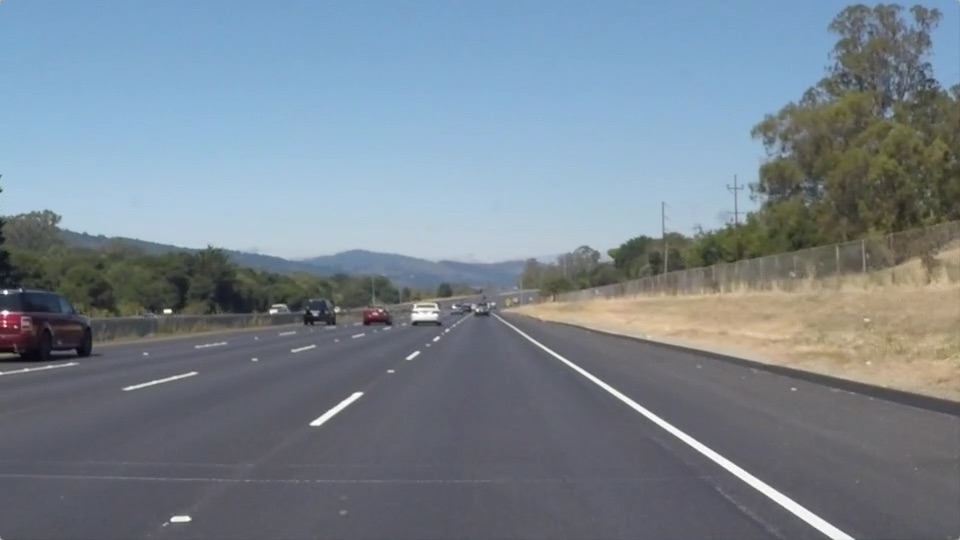
#> input picture Lab3/data/road.jpg, 960 x 540 px, found by its file name
$ python lab3.py
#> lines starting #> are read from the running program, lines starting #| are printed output that depends on the picture; after the words box and inside, x2 and y2 are one past the last pixel; in counts of white or black regions, pixels touching at a corner belong together
#> further down, img is the input picture: shape (540, 960, 3); mean B, G, R 143.7, 132.6, 120.3
import cv2
import numpy as np


# Функція для обробки кадру
def process_image(frame):
    # Зміна розміру кадру
    frame = cv2.resize(frame, (400, 508))

    # Перетворення кадру в градації сірого
    grayscale = cv2.cvtColor(frame, cv2.COLOR_BGR2GRAY)
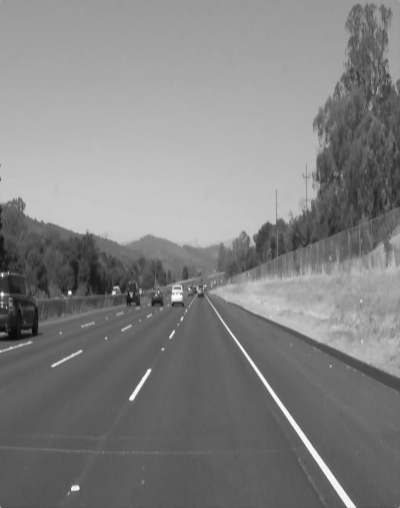
#> grayscale: shape (508, 400); min 8, max 254, mean 130

    # Застосування Гауссівського розмиття
    kernel_size = 5
    blur = cv2.GaussianBlur(grayscale, (kernel_size, kernel_size), 0)

    # Визначення країв за допомогою алгоритму Кенні
    low_t = 50
    high_t = 150
    edges = cv2.Canny(blur, low_t, high_t)
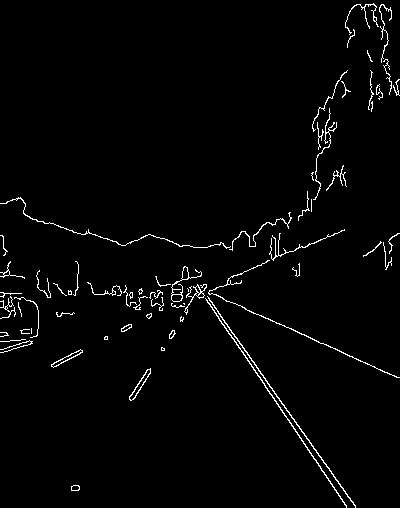
#> edges: shape (508, 400); 2.1% white in thin lines or dots

    # Створення маски для виділення регіону інтересу
    vertices = np.array(
        [
            [
                (0, frame.shape[0]),
                (0, 350),
                (100, 300),
                (frame.shape[1], 160),
                (frame.shape[1], frame.shape[0])
            ]
        ], dtype=np.int32
    )

    # Застосування маски до кадру
    mask = np.zeros_like(edges)
    ignore_mask_color = 255
    cv2.fillPoly(mask, vertices, ignore_mask_color)
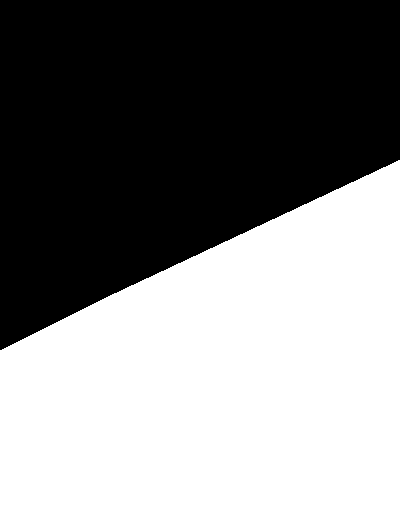
#> mask: shape (508, 400); 50% white; 1 black region, box (x1, y1, x2, y2) and area: (0, 0, 400, 350) 101550
    masked_edges = cv2.bitwise_and(edges, mask)
#> masked_edges: shape (508, 400); 1.2% white in thin lines or dots, all inside (x1, y1, x2, y2) = (0, 185, 400, 508)

    # Використання перетворення Хафа для пошуку ліній
    rho = 3
    theta = np.pi / 180
    threshold = 100
    min_line_len = 75
    max_line_gap = 60
    lines = cv2.HoughLinesP(masked_edges, rho, theta, threshold, np.array([]), minLineLength=min_line_len, maxLineGap=max_line_gap)
#> lines = 15 rows, first 6: [183, 267, 353, 502], [184, 266, 346, 507], [191, 286, 397, 377], [147, 314, 299, 246], [53, 363, 328, 234], [186, 267, 347, 496]

    # Малювання ліній на кадрі
    draw_lines(frame, lines)

    return frame

# Функція для малювання ліній на кадрі
def draw_lines(frame, lines, color=[0, 165, 255], thickness=7):
#> called with lines = array of shape (15, 1, 4), thickness = 7
    if lines is None:
        return

    # Ініціалізація списків для координат лівих та правих ліній
    left_line_x = []
    left_line_y = []
    right_line_x = []
    right_line_y = []

    # Перебір усіх ліній для визначення їх нахилу та класифікації
    for line in lines:
        for x1, y1, x2, y2 in line:
            if x2 - x1 == 0:  # Перевірка на вертикальність лінії
                continue
            slope = (y2 - y1) / (x2 - x1)  # Обчислення нахилу

            # Відкидання ліній, які мають надто малий нахил
            if abs(slope) < 0.5:
                continue

            # Класифікація ліній на ліві та праві
            if slope <= 0:
                left_line_x.extend([x1, x2])
                left_line_y.extend([y1, y2])
            else:
                right_line_x.extend([x1, x2])
                right_line_y.extend([y1, y2])
#> this loop made 15 passes
#> line on passes 1 to 12: [[183, 267, 353, 502]], [[184, 266, 346, 507]], [[191, 286, 397, 377]], [[147, 314, 299, 246]], [[53, 363, 328, 234]], [[186, 267, 347, 496]], [[178, 281, 310, 337]], [[160, 305, 299, 265]], [[132, 399, 227, 247]], [[130, 399, 225, 246]], [[223, 245, 311, 203]], [[152, 306, 266, 262]]
#> after the loop, left_line_x = [132, 227, 130, 225, 54, 197]; left_line_y = [399, 247, 399, 246, 366, 284]; right_line_x = [183, 353, 184, 346, 186, 347]; right_line_y = [267, 502, 266, 507, 267, 496]

    # Визначення мінімальної та максимальної координати y для малювання ліній
    min_y = frame.shape[0] * (2.8 / 5)
#> min_y = 284.5
    max_y = frame.shape[0]
#> max_y = 508

    # Малювання лівої лінії, якщо вона була знайдена
    if len(left_line_x) > 0 and len(left_line_y) > 0:
        poly_left = np.poly1d(np.polyfit(left_line_y, left_line_x, deg=1))
        left_x_start = int(poly_left(max_y))
#> left_x_start = 18
        left_x_end = int(poly_left(min_y))
#> left_x_end = 190
        cv2.line(frame, (left_x_start, int(max_y)), (left_x_end, int(min_y)), color, thickness)

    # Малювання правої лінії, якщо вона була знайдена
    if len(right_line_x) > 0 and len(right_line_y) > 0:
        poly_right = np.poly1d(np.polyfit(right_line_y, right_line_x, deg=1))
        right_x_start = int(poly_right(max_y))
#> right_x_start = 353
        right_x_end = int(poly_right(min_y))
#> right_x_end = 196
        cv2.line(frame, (right_x_start, int(max_y)), (right_x_end, int(min_y)), color, thickness)


# Отримання початкового зображення та його обробка
img = cv2.imread("Lab3/data/road.jpg")
img = cv2.resize(img, (400, 508))
processed_img = process_image(img)

# Додавання тексту до зображень
cv2.putText(img, "Original", (125,100), cv2.FONT_ITALIC, 1, (16,74,9), 4, cv2.LINE_AA)
#> img: shape (508, 400, 3); mean B, G, R 142, 131.6, 119.1
cv2.putText(processed_img, "Processed", (125,100), cv2.FONT_ITALIC, 1, (16,74,9), 4, cv2.LINE_AA)
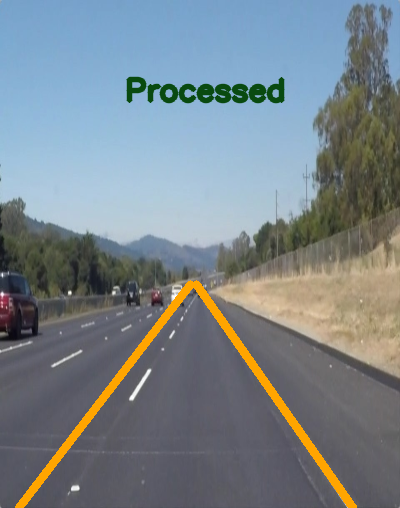
#> processed_img: shape (508, 400, 3); mean of channels 0, 1, 2 138.3, 132.2, 121.7; drawn as B, G, R

# Показ зображень
cv2.imshow('Image. Original', img)
cv2.waitKey()
cv2.destroyAllWindows()
cv2.imshow('Image. Processed', processed_img)
cv2.waitKey()
cv2.destroyAllWindows()

# Цикл для обробки відео
cap = cv2.VideoCapture("Lab3/data/Video.mp4")
while cap.isOpened():
    ret, frame = cap.read()
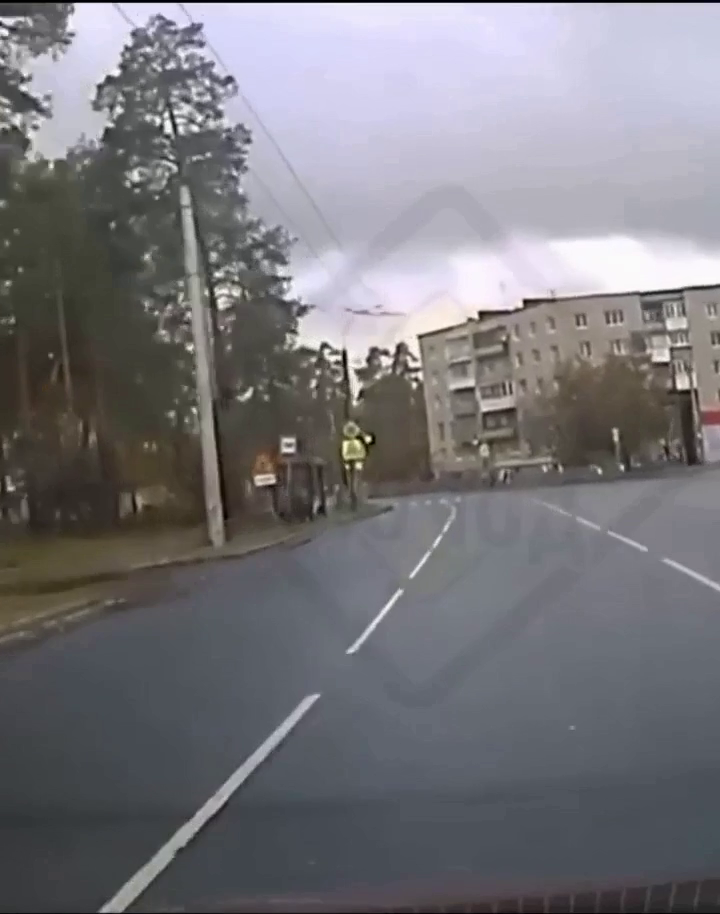
#> input picture frame 30 of Lab3/data/Video.mp4, 720 x 914 px
#> frame is the input picture: shape (914, 720, 3); mean B, G, R 123.1, 118.4, 119.5
    if ret:
        processed_frame = process_image(frame)
#> in process_image (call 2), `edges = cv2.Canny(blur, low_t, high_t)`: edges: shape (508, 400); 4.1% white in thin lines or dots
#> in process_image (call 2), `masked_edges = cv2.bitwise_and(edges, mask)`:
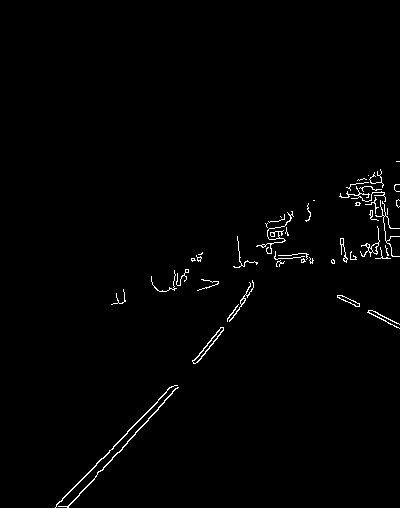
#> masked_edges: shape (508, 400); 1.1% white in thin lines or dots, all inside (x1, y1, x2, y2) = (55, 161, 400, 508)
#> in process_image (call 2), `lines = cv2.HoughLinesP(masked_edges, rho, theta, threshold, np.array(..`: lines = [[289, 258, 363, 178], [59, 506, 223, 330], [68, 507, 175, 388], [127, 431, 205, 353], [122, 449, 310, 216], [302, 256, 397, 161], [109, 451, 213, 343], [227, 320, 346, 187], [302, 262, 399, 161], [174, 385, 287, 255], [204, 288, 380, 170], [220, 334, 292, 214]]
#> call 2 of draw_lines, with lines = array of shape (12, 1, 4), thickness = 7
#> the loop in draw_lines (call 2), `for line in lines:` made 12 passes
#> after the loop in draw_lines (call 2), `for line in lines:`: left_line_x = [289, 363, 59, 223, 68, 175, 127, 205, 122, 310, 302, 397, 109, 213, 227, 346, 302, 399, 174, 287, 204, 380, 220, 292]; left_line_y = [258, 178, 506, 330, 507, 388, 431, 353, 449, 216, 256, 161, 451, 343, 320, 187, 262, 161, 385, 255, 288, 170, 334, 214]; right_line_x = []
#> in draw_lines (call 2), `left_x_start = int(poly_left(max_y))`: left_x_start = 58
#> in draw_lines (call 2), `left_x_end = int(poly_left(min_y))`: left_x_end = 263
#> in draw_lines (call 2), `cv2.line(frame, (left_x_start, int(max_y)), (left_x_end, int(min_y)), ..`:
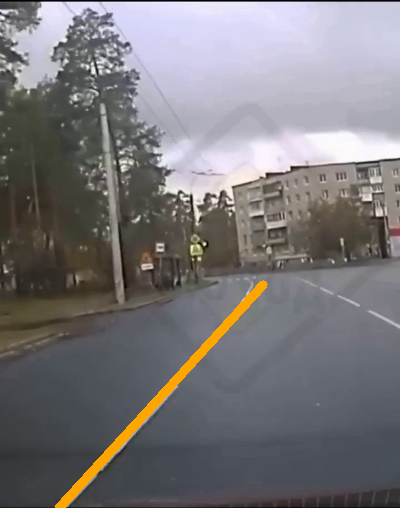
#> frame: shape (508, 400, 3); mean of channels 0, 1, 2 121.1, 118.7, 121.1; drawn as B, G, R
        cv2.imshow('Video', processed_frame)
        if cv2.waitKey(1) & 0xFF == ord('q'):
#> (key q is pressed here)
            break
    else:
        break

# Закриття вікон і звільнення ресурсів
cap.release()
cv2.destroyAllWindows()
